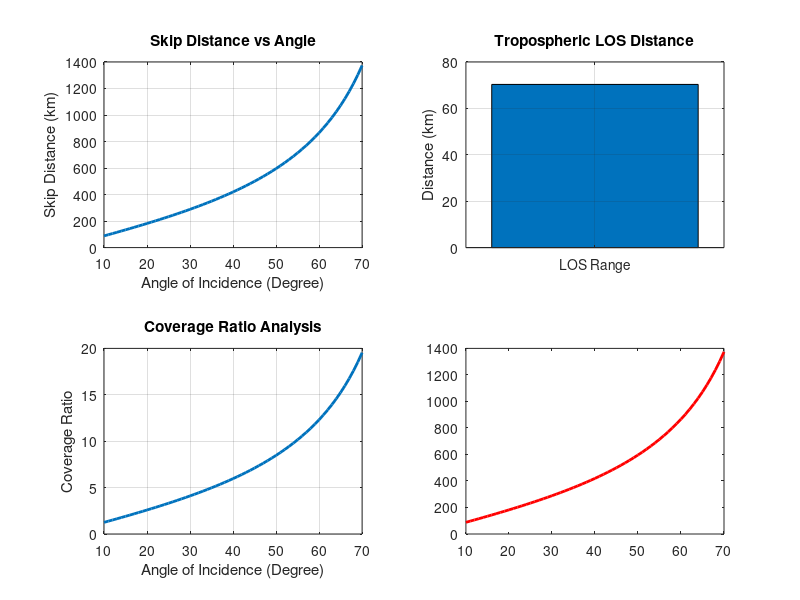

MATLAB code for this plot: (Note: this script raises an error after producing the figure.)
clc;
clear;
close all;
%% Objective 1 : Skip Distance Analysis
h = 250; % Ionospheric Height (km)
theta = 10:1:70; % Angle of Incidence
Skip_Distance = 2*h*tand(theta);
%% Objective 2 : Tropospheric Propagation
ht = 100; % Transmitter Height (m)
hr = 50; % Receiver Height (m)
LOS_Distance = 4.12*(sqrt(ht)+sqrt(hr));
%% Objective 3 : Comparative Analysis
Coverage_Ratio = Skip_Distance/LOS_Distance;
%% Display Results
fprintf('\nSKIP DISTANCE AND TROPOSPHERIC PROPAGATION ANALYSIS\n');
fprintf('---------------------------------------------------\n');
fprintf('Ionospheric Height = %.2f km\n',h);
fprintf('Skip Distance at 60° = %.2f km\n',...
    2*h*tand(60));
fprintf('LOS Distance = %.2f km\n',LOS_Distance);
fprintf('Coverage Ratio = %.2f\n',...
    (2*h*tand(60))/LOS_Distance);
%% Plot Results
figure('Name',...
    'Skip Distance and Tropospheric Propagation',...
    'NumberTitle','off');
subplot(2,2,1)
plot(theta,Skip_Distance,'LineWidth',2)
grid on
xlabel('Angle of Incidence (Degree)')
ylabel('Skip Distance (km)')
title('Skip Distance vs Angle')
subplot(2,2,2)
bar(LOS_Distance)
grid on
title('Tropospheric LOS Distance')
ylabel('Distance (km)')
set(gca,'XTickLabel',{'LOS Range'})
subplot(2,2,3)
plot(theta,Coverage_Ratio,'LineWidth',2)
grid on
xlabel('Angle of Incidence (Degree)')
ylabel('Coverage Ratio')
title('Coverage Ratio Analysis')
subplot(2,2,4)
plot(theta,Skip_Distance,'r','LineWidth',2)
hold on
yline(LOS_Distance,'b--','LineWidth',2)
grid on
legend('Skip Distance','LOS Distance')
xlabel('Angle of Incidence (Degree)')
ylabel('Distance (km)')
title('Comparison of Sky Wave and Tropospheric Propagation')
